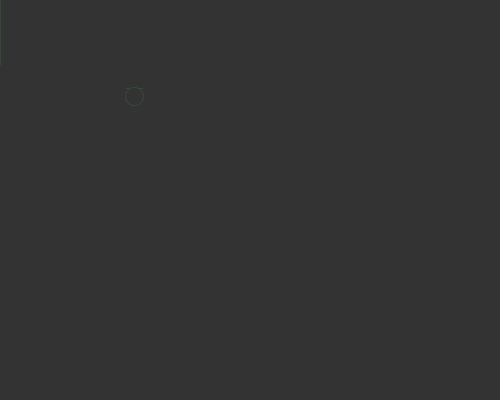
Frame 1 (no input)
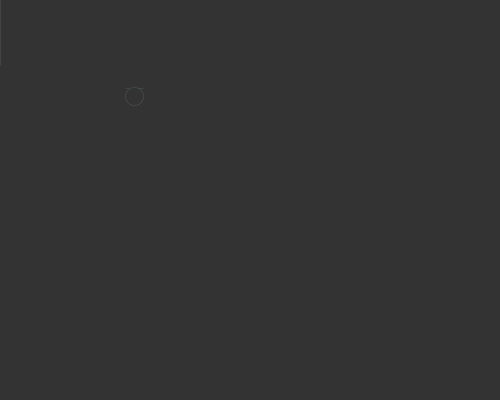
Frame 60 (the mouse pressed at the canvas centre just before this capture)
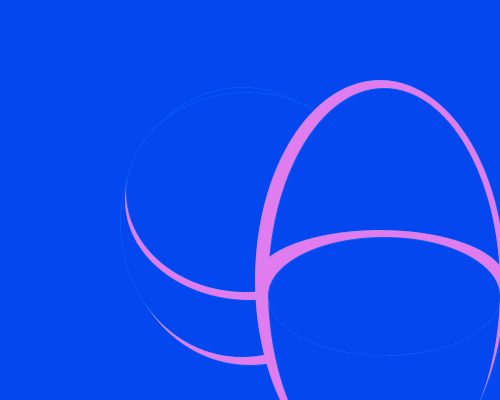
Frame 120 (the mouse held since frame 60 and released just before this capture)

The Processing sketch that drew these frames (run headless with seeded random() and noise(); from frame 60 on, the mouse is pressed at the canvas centre):

// Processing sketch: processing_36993
// ── processing_36993.pde

// Class Demo  Tuesday Septembre 6
// Jim Roberts
// First look at setup, draw, keyPressed, mousePressed
float x, y; //variable declaration

color col;  // this is a variable declaration
color bright;
color dark;

int value=0;
int s;

void setup( )
{
   //size( screen.width, screen.height ); 
   size( 500, 400 ); 
   x = 120; // init
   y = 150;
   s= 0;
   strokeWeight(s);
   col = color( random( 256), random( 256), random( 256), 10 );
   bright = color(204, 102, 0);
   dark = color(51);
   noCursor( );
}

void draw( )
{

  
    x =mouseX;
    y=mouseY;
    background(dark);
    
    smooth();
    stroke(random( 256), random( 256), random( 256));
  strokeWeight(s);
  fill(bright);
  ellipse(x, y+30, x, y+70);
  
  
  fill(dark);
  ellipse(x-8, y+22, x-6, y+70);
  
  
  fill(bright);
  ellipse(x, y, x, y);
  
  fill(dark);
  ellipse(x-4, y-8, x-10, y);
  
  fill(bright);
  ellipse(x+130, y+80, x, y*2);
  
  fill(dark);
  ellipse(x+134, y+88, x-18, y*2);
  
  
  fill(bright);
  ellipse(x+130, y+80, x, y/2);
  
  fill(dark);
  ellipse(x+134, y+96, x-18, y/2+18);
}


void mousePressed( )
{
  
  bright = color( random( 256), random( 256), random( 256) );
  dark = color( random( 256), random( 256), random( 256) );
 // background( random( 256), random( 256), random( 256) );
}

void keyPressed ( )
{
  s=s+10;
}
